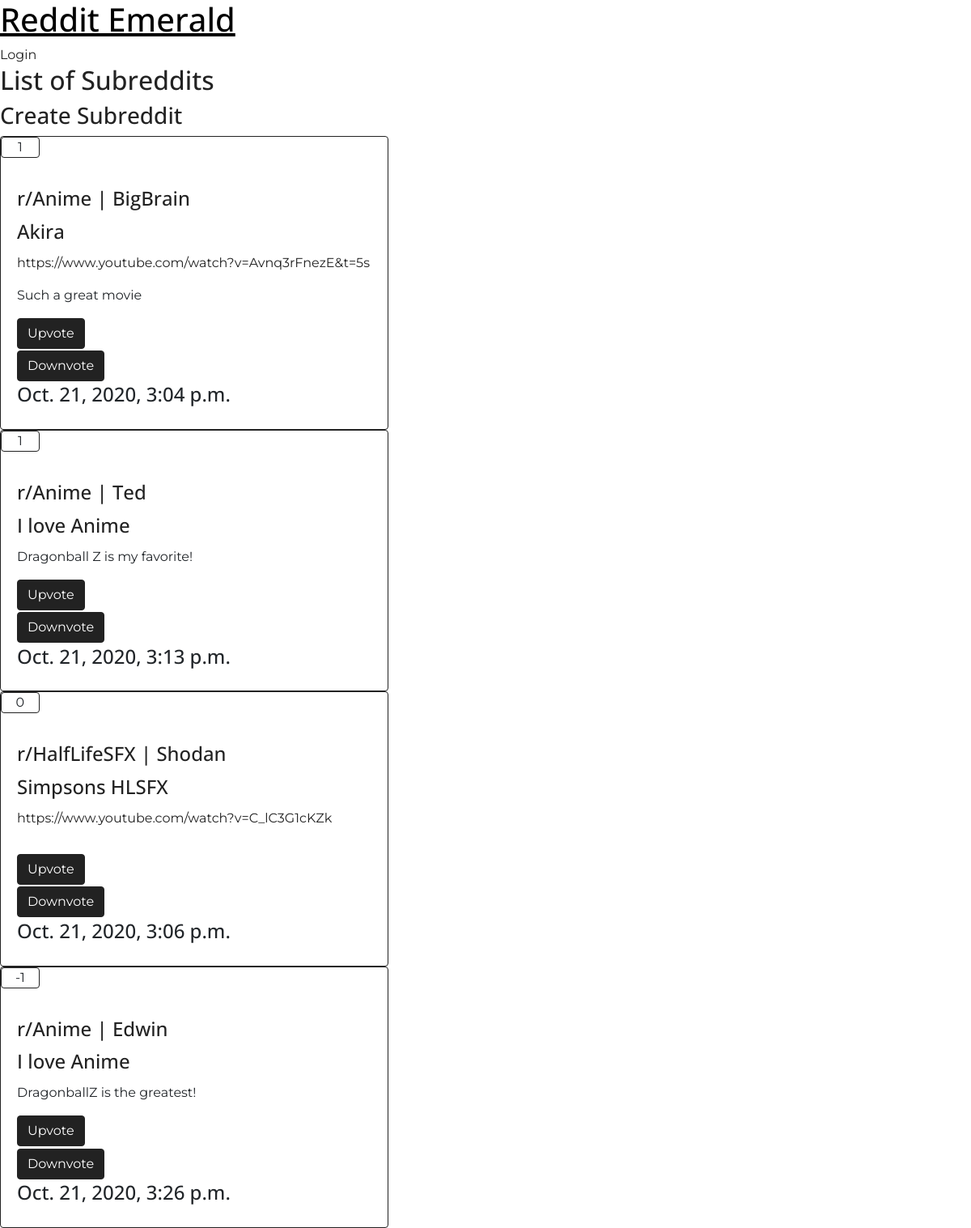
/r/all/, run on the app's committed database.
### Post/models.py (models this page shows, shortened)
class RedditPost(models.Model):
    title = models.CharField(max_length=80)
    content = models.TextField(null=True, blank=True)
    url = models.URLField(null=True, blank=True, verbose_name='Optional content url')
    user_posted = models.ForeignKey(
        RedditUser,
        on_delete=models.CASCADE,
        related_name='post_user'
        )
    subreddit_parent = models.ForeignKey(
        Subreddit,
        on_delete=models.CASCADE,
        related_name='subreddit_parent',
        null=True,
        blank=True,
        verbose_name="Under Subreddit"
    )
    votes = models.IntegerField(default=0)
    users_voted = models.ManyToManyField(
        RedditUser,
        blank=True,
        related_name='user_voted'
    )
    dt_time = models.DateTimeField(auto_now_add=True)

### Main/models.py (models this page shows, shortened)
class Subreddit(models.Model):
    name = models.CharField(max_length=80, unique=True)
    def __str__(self):
        return self.name

### User/models.py (models this page shows)
class RedditUser(AbstractUser):
    DisplayName = models.CharField(max_length=25, default='self', verbose_name='Name')
    subscriptions = models.ManyToManyField(
        Subreddit,
        related_name='subscriptions',
        blank=True
        )
    subreddits_moderated = models.ManyToManyField(
        Subreddit,
        related_name='subreddits_moderated',
        blank=True
    )

### Main/views.py (the view)
# urls.py: path('r/all/', AllView.as_view()),
class AllView(View):
    def get(self, request):
        posts = RedditPost.objects.all().order_by('-votes')
        return render(request, 'index.html', {'posts': posts})

### Main/templates/index.html (shortened to what this page needs)
{% load static %}
<link rel="stylesheet" type="text/css" href="{% static 'Main/style.css' %}">
<h1><a href="/r/all/"> Reddit Emerald </a></h1>
<div>
{% if user.is_authenticated %}
    <b>Hello, {{ user }}!</b>
    <br>
    <a href="/accounts/logout/">Logout</a>
    <h2><a href="/">My Subscriptions</a></h2>
{% else %}
    <a href="/accounts/login/">Login</a>
{% endif %}
</div>
<h2><a href="/AllSubreddits/">List of Subreddits</a></h2>
<h3><a href="/AddSubreddit/">Create Subreddit</a></h3>
{% for p in posts %}
<div class="card border-primary">
    <p class="card header border-primary" id="vote-score">{{ p.votes }}</p>
<div class="card-body d-flex flex-column align-items-start">
    <h4 class="card-title text-primary"><a href="/r/{{ p.subreddit_parent }}/"> r/{{ p.subreddit_parent }} </a>
        | <a href="/u/{{ p.user_posted }}/"> {{ p.user_posted }} </a>
    </h4>
    <h4 class="card-title text-primary"><a href="/post/{{ p.id }}/"> {{ p.title }}</a></h4>
    {% if p.url %}
    <p class="card-text"><a href={{p.url}}>{{ p.url }}</a></p>
    {% endif %}
	<p class="card-text">{{ p.content }}</p>
	<a href="/upvote/post/{{ p.id }}/" class="btn btn-primary mt-auto">Upvote</a>
    <br>
    <a href="/downvote/post/{{ p.id }}/" class="btn btn-primary mt-auto">Downvote</a>
    <br>
    <h4>{{p.dt_time}}</h4>
</div>
</div>
{% endfor %}

### data on the page
RedditPost: votes "1", subreddit_parent "Anime", user_posted "BigBrain", title "Akira", url "https://www.youtube.com/watch?v=Avnq3rFnezE&t=5s", content "Such a great movie", dt_time "Oct. 21, 2020, 3:04 p.m."
RedditPost: votes "1", subreddit_parent "Anime", user_posted "Ted", title "I love Anime", content "Dragonball Z is my favorite!", dt_time "Oct. 21, 2020, 3:13 p.m."
RedditPost: votes "0", subreddit_parent "HalfLifeSFX", user_posted "Shodan", title "Simpsons HLSFX", url "https://www.youtube.com/watch?v=C_lC3G1cKZk", dt_time "Oct. 21, 2020, 3:06 p.m."
RedditPost: votes "-1", subreddit_parent "Anime", user_posted "Edwin", title "I love Anime", content "DragonballZ is the greatest!", dt_time "Oct. 21, 2020, 3:26 p.m."
